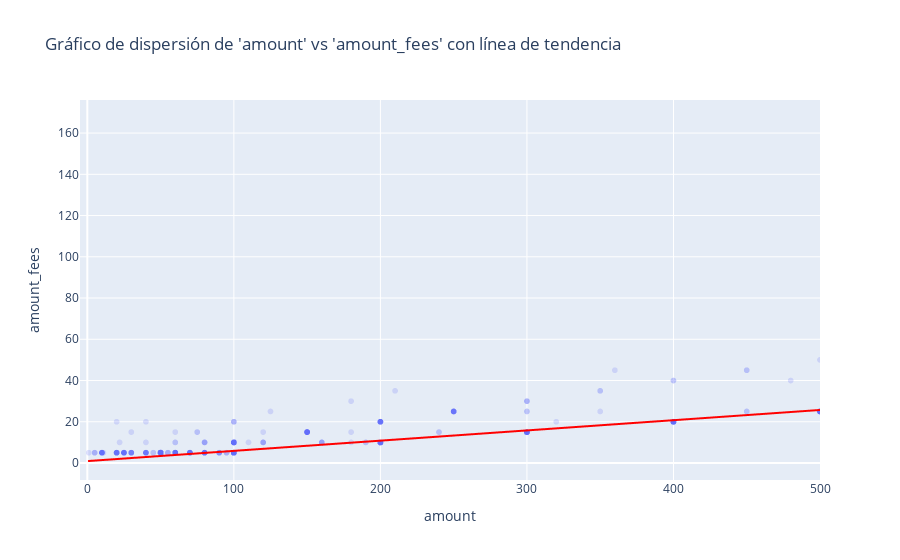

Notebook code for this chart:
### Code cell
# sns.scatterplot(data=df, x='amount', y='amount_fees', alpha=0.2)
# plt.xlim(-4, 500)
# plt.ylim(-1, 1)

fig = px.scatter(df, x='amount', y='amount_fees', opacity=0.2, range_x=[-5, 500], title=f'Gráfico de dispersión de \'amount\' vs \'amount_fees\' con línea de tendencia', trendline="ols") # Agregar línea de tendencia (OLS)
# fig.update_traces(line=dict(color='red', width=2))
fig.update_traces(line=dict(color='red'), selector=dict(mode='lines')) # Cambiar el color de la línea de tendencia
fig.show()

### Figure 1 — Plotly figure (JSON) as saved in the notebook; plotly's stock layout.template omitted (floating-point values rounded to 4 significant figures; data arrays with more than 128 entries replaced by an {"elided": "..."} marker saying what was removed)
{"data": [{"hovertemplate": "amount=%{x}<br>amount_fees=%{y}<extra></extra>", "legendgroup": "", "marker": {"color": "#636efa", "opacity": 0.2, "symbol": "circle"}, "mode": "markers", "name": "", "showlegend": false, "type": "scattergl", "x": {"elided": "4221 int values"}, "xaxis": "x", "y": {"elided": "4221 int values"}, "yaxis": "y"}, {"hovertemplate": "<b>OLS trendline</b><br>amount_fees = 0.0495868 * amount + 0.929385<br>R<sup>2</sup>=0.904197<br><br>amount=%{x}<br>amount_fees=%{y} <b>(trend)</b><extra></extra>", "legendgroup": "", "line": {"color": "red"}, "marker": {"color": "#636efa", "symbol": "circle"}, "mode": "lines", "name": "", "showlegend": false, "type": "scattergl", "x": {"elided": "4221 int values"}, "xaxis": "x", "y": {"elided": "4221 float values"}, "yaxis": "y"}], "layout": {"legend": {"tracegroupgap": 0}, "title": {"text": "Gráfico de dispersión de 'amount' vs 'amount_fees' con línea de tendencia"}, "xaxis": {"anchor": "y", "domain": [0, 1], "range": [-5, 500], "title": {"text": "amount"}}, "yaxis": {"anchor": "x", "domain": [0, 1], "title": {"text": "amount_fees"}}}}
